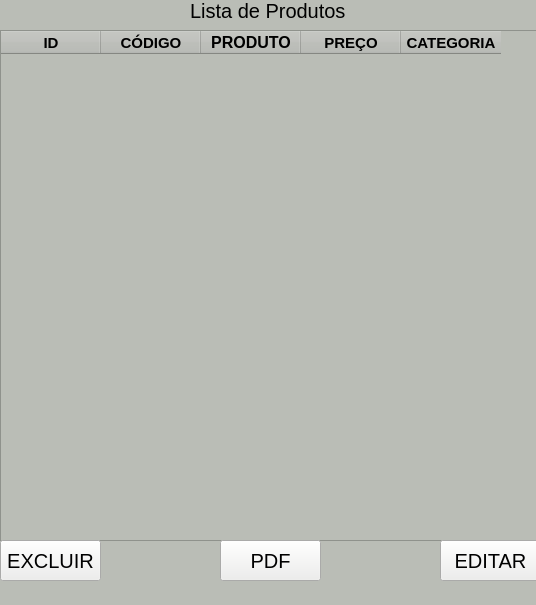
<?xml version="1.0" encoding="UTF-8"?>
<ui version="4.0">
 <class>MainWindow</class>
 <widget class="QMainWindow" name="MainWindow">
  <property name="geometry">
   <rect>
    <x>0</x>
    <y>0</y>
    <width>536</width>
    <height>605</height>
   </rect>
  </property>
  <property name="windowTitle">
   <string>MainWindow</string>
  </property>
  <property name="styleSheet">
   <string notr="true">background-color: rgb(186, 189, 182);</string>
  </property>
  <widget class="QWidget" name="centralwidget">
   <widget class="QLabel" name="label">
    <property name="geometry">
     <rect>
      <x>190</x>
      <y>-20</y>
      <width>171</width>
      <height>61</height>
     </rect>
    </property>
    <property name="font">
     <font>
      <pointsize>15</pointsize>
     </font>
    </property>
    <property name="text">
     <string>Lista de Produtos</string>
    </property>
   </widget>
   <widget class="QTableWidget" name="tableWidget">
    <property name="geometry">
     <rect>
      <x>0</x>
      <y>30</y>
      <width>541</width>
      <height>511</height>
     </rect>
    </property>
    <property name="font">
     <font>
      <pointsize>13</pointsize>
      <weight>75</weight>
      <bold>true</bold>
     </font>
    </property>
    <property name="styleSheet">
     <string notr="true">background-color: rgb(186, 189, 182);</string>
    </property>
    <property name="showGrid">
     <bool>true</bool>
    </property>
    <property name="gridStyle">
     <enum>Qt::NoPen</enum>
    </property>
    <property name="rowCount">
     <number>0</number>
    </property>
    <property name="columnCount">
     <number>5</number>
    </property>
    <attribute name="horizontalHeaderDefaultSectionSize">
     <number>100</number>
    </attribute>
    <column>
     <property name="text">
      <string>ID</string>
     </property>
     <property name="font">
      <font>
       <pointsize>11</pointsize>
       <weight>75</weight>
       <bold>true</bold>
      </font>
     </property>
    </column>
    <column>
     <property name="text">
      <string>CÓDIGO</string>
     </property>
     <property name="font">
      <font>
       <pointsize>11</pointsize>
       <weight>75</weight>
       <bold>true</bold>
      </font>
     </property>
    </column>
    <column>
     <property name="text">
      <string>PRODUTO</string>
     </property>
     <property name="font">
      <font>
       <pointsize>12</pointsize>
       <weight>75</weight>
       <bold>true</bold>
      </font>
     </property>
    </column>
    <column>
     <property name="text">
      <string>PREÇO</string>
     </property>
     <property name="font">
      <font>
       <pointsize>11</pointsize>
       <weight>75</weight>
       <bold>true</bold>
      </font>
     </property>
    </column>
    <column>
     <property name="text">
      <string>CATEGORIA</string>
     </property>
     <property name="font">
      <font>
       <pointsize>11</pointsize>
       <weight>75</weight>
       <bold>true</bold>
      </font>
     </property>
    </column>
   </widget>
   <widget class="QPushButton" name="pushButton">
    <property name="geometry">
     <rect>
      <x>220</x>
      <y>540</y>
      <width>101</width>
      <height>41</height>
     </rect>
    </property>
    <property name="font">
     <font>
      <pointsize>15</pointsize>
     </font>
    </property>
    <property name="styleSheet">
     <string notr="true">background-color: rgb(238, 238, 236);</string>
    </property>
    <property name="text">
     <string>PDF</string>
    </property>
   </widget>
   <widget class="QPushButton" name="pushButton_2">
    <property name="geometry">
     <rect>
      <x>0</x>
      <y>540</y>
      <width>101</width>
      <height>41</height>
     </rect>
    </property>
    <property name="font">
     <font>
      <pointsize>15</pointsize>
     </font>
    </property>
    <property name="styleSheet">
     <string notr="true">background-color: rgb(238, 238, 236);</string>
    </property>
    <property name="text">
     <string>EXCLUIR</string>
    </property>
   </widget>
   <widget class="QPushButton" name="pushButton_3">
    <property name="geometry">
     <rect>
      <x>440</x>
      <y>540</y>
      <width>101</width>
      <height>41</height>
     </rect>
    </property>
    <property name="font">
     <font>
      <pointsize>15</pointsize>
     </font>
    </property>
    <property name="styleSheet">
     <string notr="true">background-color: rgb(238, 238, 236);</string>
    </property>
    <property name="text">
     <string>EDITAR</string>
    </property>
   </widget>
  </widget>
  <widget class="QMenuBar" name="menubar">
   <property name="geometry">
    <rect>
     <x>0</x>
     <y>0</y>
     <width>536</width>
     <height>22</height>
    </rect>
   </property>
  </widget>
 </widget>
 <resources/>
 <connections/>
</ui>
